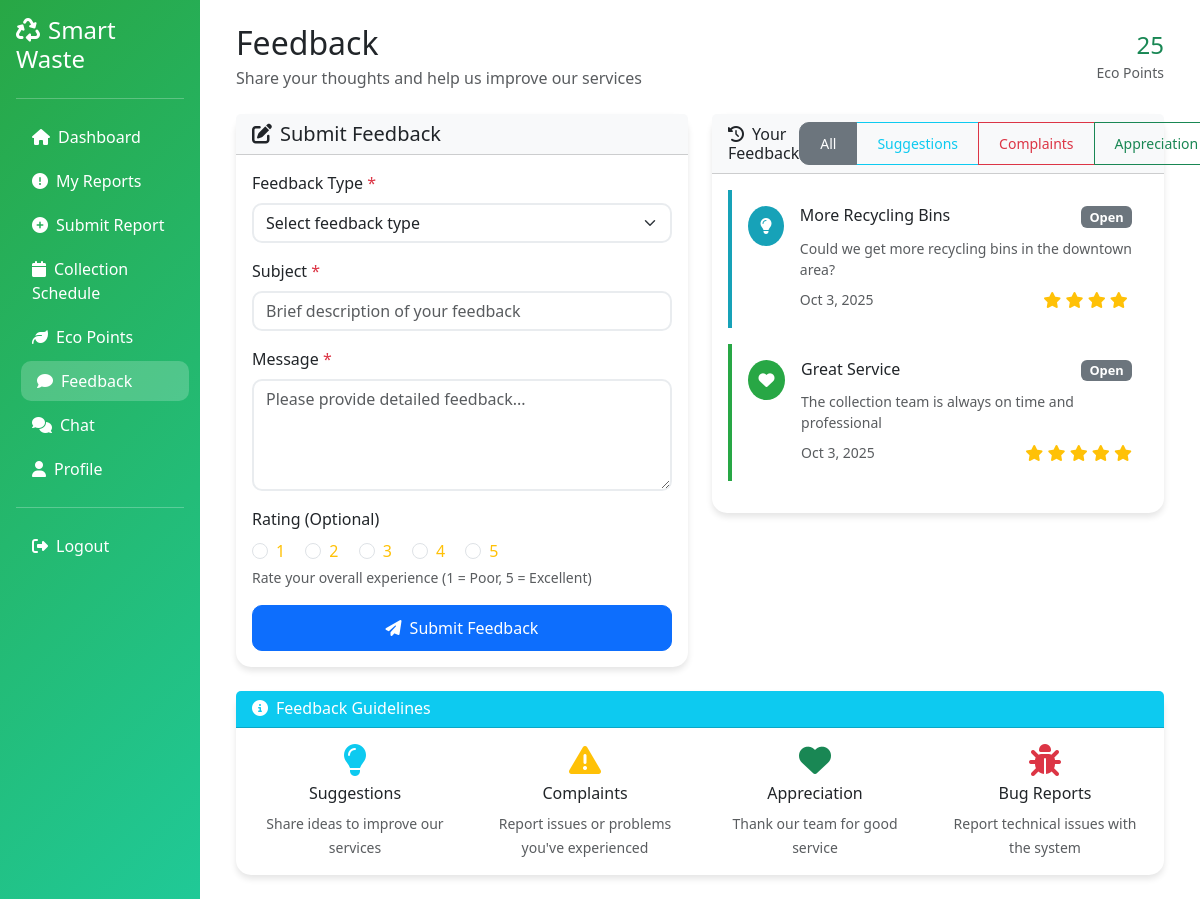
The page /dashboard/resident/feedback.php (signed in) on the database its author committed.
### tables this page shows
CREATE TABLE users (
    id INT UNSIGNED NOT NULL AUTO_INCREMENT,
    username VARCHAR(100) NOT NULL,
    first_name VARCHAR(100) NOT NULL,
    middle_name VARCHAR(100) NULL,
    last_name VARCHAR(100) NOT NULL,
    email VARCHAR(190) NOT NULL,
    password VARCHAR(255) NOT NULL,
    role VARCHAR(20) NOT NULL DEFAULT 'resident',  
    address VARCHAR(255) NOT NULL,
    phone VARCHAR(20) NULL,
    profile_image VARCHAR(255) NULL,
    eco_points INT DEFAULT 0,
    email_verified_at DATETIME NULL,
    created_at TIMESTAMP NOT NULL DEFAULT CURRENT_TIMESTAMP,
    updated_at TIMESTAMP NOT NULL DEFAULT CURRENT_TIMESTAMP ON UPDATE CURRENT_TIMESTAMP,
    PRIMARY KEY (id),
    UNIQUE KEY uq_users_email (email),
    UNIQUE KEY uq_users_username (username)
);

CREATE TABLE feedback (
    id INT UNSIGNED NOT NULL AUTO_INCREMENT,
    user_id INT UNSIGNED NOT NULL,
    feedback_type ENUM('suggestion', 'complaint', 'appreciation', 'bug_report') NOT NULL,
    subject VARCHAR(255) NOT NULL,
    message TEXT NOT NULL,
    rating INT NULL CHECK (rating >= 1 AND rating <= 5),
    status ENUM('open', 'in_progress', 'resolved', 'closed') DEFAULT 'open',
    assigned_to INT UNSIGNED NULL,
    response TEXT NULL,
    responded_at DATETIME NULL,
    created_at TIMESTAMP NOT NULL DEFAULT CURRENT_TIMESTAMP,
    updated_at TIMESTAMP NOT NULL DEFAULT CURRENT_TIMESTAMP ON UPDATE CURRENT_TIMESTAMP,
    PRIMARY KEY (id),
    KEY idx_feedback_user (user_id),
    KEY idx_feedback_status (status),
    KEY idx_feedback_type (feedback_type),
    CONSTRAINT fk_feedback_user FOREIGN KEY (user_id) REFERENCES users(id) ON DELETE CASCADE,
    CONSTRAINT fk_feedback_assigned FOREIGN KEY (assigned_to) REFERENCES users(id) ON DELETE SET NULL
);

### dashboard/resident/feedback.php (the view, shortened to what the rows shown need)
<?php
require_once __DIR__ . '/../../config/config.php';
$user_id = $_SESSION['user_id'] ?? null;
$stmt = $conn->prepare("SELECT * FROM users WHERE id = ?");
$stmt->bind_param("i", $user_id);
$stmt->execute();
$user = $stmt->get_result()->fetch_assoc();
$page = $_GET['page'] ?? 1;
$limit = 10;
$offset = ($page - 1) * $limit;
$where_conditions = ["user_id = ?"];
$params = [$user_id];
$param_types = "i";
$where_clause = implode(" AND ", $where_conditions);
$sql = "SELECT * FROM feedback WHERE {$where_clause} ORDER BY created_at DESC LIMIT ? OFFSET ?";
$params[] = $limit;
$params[] = $offset;
$param_types .= "ii";
$stmt = $conn->prepare($sql);
$stmt->bind_param($param_types, ...$params);
$stmt->execute();
$feedback_history = $stmt->get_result();
?>
<!DOCTYPE html>
<html lang="en">
<head>
    <link href="https://cdn.jsdelivr.net/npm/bootstrap@5.3.0/dist/css/bootstrap.min.css" rel="stylesheet">
    <link rel="stylesheet" href="https://cdnjs.cloudflare.com/ajax/libs/font-awesome/6.4.0/css/all.min.css">
</head>
<body>
    <div class="container-fluid">
        <div class="row">
            <div class="col-md-9 col-lg-10">
                <div class="p-4">
                    <div class="d-flex justify-content-between align-items-center mb-4">
                        <div>
                            <h2 class="mb-1">Feedback</h2>
                        </div>
                        <div class="text-end">
                            <div class="h4 text-success mb-0"><?php echo $user['eco_points']; ?></div>
                            <small class="text-muted">Eco Points</small>
                        </div>
                    </div>
                    <div class="row">
                        <div class="col-md-6 mb-4">
                            <div class="card">
                                <div class="card-body" style="max-height: 500px; overflow-y: auto;">
                                    <?php if ($feedback_history->num_rows > 0): ?>
                                        <?php while ($feedback = $feedback_history->fetch_assoc()): ?>
                                            <div class="feedback-card <?php echo $feedback['feedback_type']; ?> p-3 mb-3">
                                                <div class="d-flex align-items-start">
                                                    <div class="feedback-type-icon <?php echo $feedback['feedback_type']; ?> me-3">
                                                        <i class="fas fa-<?php echo $feedback['feedback_type'] === 'suggestion' ? 'lightbulb' : ($feedback['feedback_type'] === 'complaint' ? 'exclamation-triangle' : ($feedback['feedback_type'] === 'appreciation' ? 'heart' : 'bug')); ?>"></i>
                                                    </div>
                                                    <div class="flex-grow-1">
                                                        <div class="d-flex justify-content-between align-items-start mb-2">
                                                            <h6 class="mb-1"><?php echo e($feedback['subject']); ?></h6>
                                                            <span class="badge bg-<?php echo $feedback['status'] === 'resolved' ? 'success' : ($feedback['status'] === 'in_progress' ? 'warning' : 'secondary'); ?> status-badge">
                                                                <?php echo ucfirst($feedback['status']); ?>
                                                            </span>
                                                        </div>
                                                        <p class="mb-2 text-muted small"><?php echo e(substr($feedback['message'], 0, 100)) . (strlen($feedback['message']) > 100 ? '...' : ''); ?></p>
                                                        <div class="d-flex justify-content-between align-items-center">
                                                            <small class="text-muted">
                                                                <?php echo format_ph_date($feedback['created_at'], 'M j, Y'); ?>
                                                            </small>
                                                            <?php if ($feedback['rating']): ?>
                                                                <div class="rating-stars">
                                                                    <?php for ($i = 1; $i <= 5; $i++): ?>
                                                                        <i class="fas fa-star<?php echo $i <= $feedback['rating'] ? '' : '-o'; ?>"></i>
                                                                    <?php endfor; ?>
                                                                </div>
                                                            <?php endif; ?>
                                                        </div>
                                                    </div>
                                                </div>
                                            </div>
                                        <?php endwhile; ?>
                                    <?php else: ?>
                                        <p class="text-muted text-center">No feedback submitted yet.</p>
                                    <?php endif; ?>
                                </div>
                            </div>
                        </div>
                    </div>
                </div>
            </div>
        </div>
    </div>
</body>
</html>

### rows shown on the page
users: eco_points "25"
feedback: subject "More Recycling Bins", status "Open", message "Could we get more recycling bins in the downtown area?", created_at "Oct 3, 2025", rating 4 (drawn)
feedback: subject "Great Service", status "Open", message "The collection team is always on time and professional", created_at "Oct 3, 2025", rating 5 (drawn)

### other values the page prints
APP_NAME "Smart Waste"
